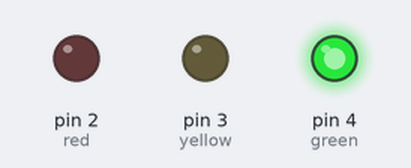
Simulated run of this sketch. Board: Arduino Uno, built with avr-gcc and run on an emulated ATmega328P. On the bench: output pins drawn as LEDs (lit = HIGH).

Above: at 1.5 s.
At 4.2 s:
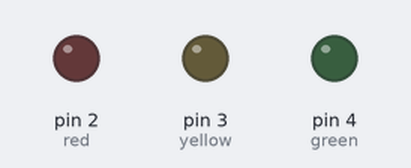
At 6.5 s:
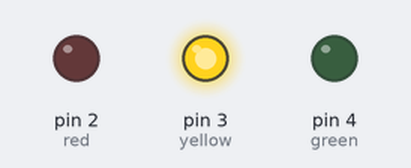
At 8.5 s:
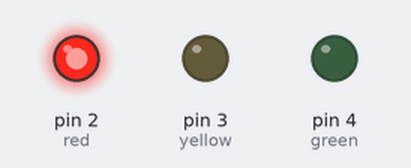
Timing chart, 0 to 13.0 s (numbered marks = the images above):
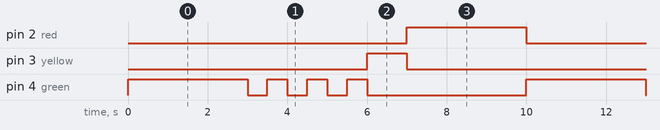

Measured:
- by itself, pin 2 (red): alternates HIGH for 3.0 s and LOW for 7.0 s
- by itself, pin 3 (yellow): alternates HIGH for 1.0 s and LOW for 9.0 s
- by itself, pin 4 (green): repeats every 10.0 s: 3 × (LOW 0.50 s, HIGH 0.50 s), LOW 4.0 s, HIGH 3.0 s

The sketch:

sketch.ino
```cpp
int red = 2;
int yellow = 3;
int green = 4;

int delayblink = 500;
int delayPeriod = 3000;
int delayyellow = 1000;

int blinkingtimer;

void setup() {
    pinMode(red, OUTPUT);
    pinMode(yellow, OUTPUT);
    pinMode(green, OUTPUT);
}

void loop() {
    changeLights();
}

void changeLights(){
    digitalWrite(red, LOW);
    digitalWrite(green, HIGH); //green lights shine for 3 seconds
    delay(delayPeriod);
    blinkingtimer = 0;
    //green blinked on for 3 seconds
    while(blinkingtimer < 3000) {
      digitalWrite(green, LOW);
      delay(delayblink);
      digitalWrite(green, HIGH);
      delay(delayblink);
      blinkingtimer += delayblink * 2;

    }
    // green off, yellow on for 1 seconds
    digitalWrite(green, LOW);
    digitalWrite(yellow, HIGH);
    delay(delayyellow);
    // turn off yellow, then turn red on for 3 seconds
    digitalWrite(yellow, LOW);
    digitalWrite(red, HIGH);
    delay(delayPeriod);
}
```
